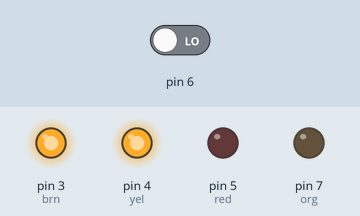
Simulated run of this sketch. Board: Arduino Uno, built with avr-gcc and run on an emulated ATmega328P. Shown: output pins drawn as LEDs (lit = HIGH). Inputs (shaded band) come from the test bench; at power-on: pin 6 LOW. What the sketch prints to the serial monitor is not drawn.

Above: at 0.05 s.
At 0.65 s:
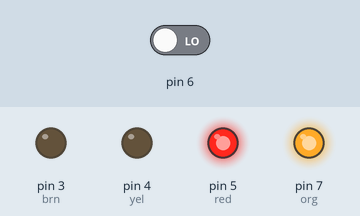
At 1.35 s:
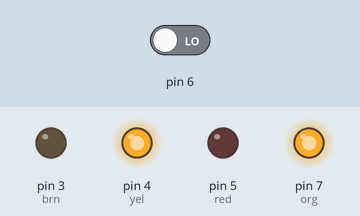
At 2.75 s:
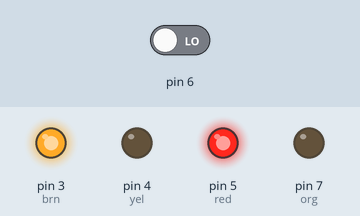
Timing chart, 0 to 3.0 s (numbered marks = the images above):
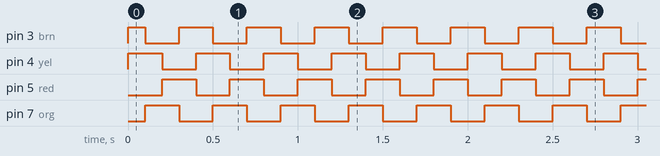

Measured:
- by itself, pin 3 (brn): repeats every 0.40 s: LOW 0.20 s, HIGH 0.20 s
- by itself, pin 4 (yel), pin 5 (red), pin 7 (org): alternates HIGH for 0.20 s and LOW for 0.20 s

The sketch:

schrittmotor.ino
```cpp
void setup() {
  pinMode(3, OUTPUT);
  pinMode(4, OUTPUT);
  pinMode(5, OUTPUT);
  pinMode(7, OUTPUT);
  pinMode(6, INPUT);
  Serial.begin(9600);
}
  int org = 7;
  int brn = 3;
  int yel = 4;
  int red = 5;
  int richtung;
  int ZustandTaster;
  int pause = 100;

void loop() {

  ZustandTaster = digitalRead(6);
  if(ZustandTaster == 1){

    richtung++;
    richtung = richtung % 2;
  }

  Serial.print(richtung);


  if(richtung == 1){

    digitalWrite(brn, HIGH);            //step 1
    digitalWrite(red, HIGH);
    digitalWrite(org, LOW);
    digitalWrite(yel, LOW);
    delay(pause);

    digitalWrite(brn, LOW);            //step 2
    digitalWrite(red, HIGH);
    digitalWrite(org, HIGH);
    digitalWrite(yel, LOW);
    delay(pause);

    digitalWrite(brn, LOW);            //step 3
    digitalWrite(red, LOW);
    digitalWrite(org, HIGH);
    digitalWrite(yel, HIGH);
    delay(pause);

    digitalWrite(brn, HIGH);            //step 4
    digitalWrite(red, LOW);
    digitalWrite(org, LOW);
    digitalWrite(yel, HIGH);
    delay(pause);
  }

  if(richtung == 0){
    digitalWrite(brn, HIGH);            //step 4
    digitalWrite(red, LOW);
    digitalWrite(org, LOW);
    digitalWrite(yel, HIGH);
    delay(pause);

    digitalWrite(brn, LOW);            //step 3
    digitalWrite(red, LOW);
    digitalWrite(org, HIGH);
    digitalWrite(yel, HIGH);
    delay(pause);

    digitalWrite(brn, LOW);            //step 2
    digitalWrite(red, HIGH);
    digitalWrite(org, HIGH);
    digitalWrite(yel, LOW);
    delay(pause);

    digitalWrite(brn, HIGH);            //step 1
    digitalWrite(red, HIGH);
    digitalWrite(org, LOW);
    digitalWrite(yel, LOW);
    delay(pause);
  }
}
```
